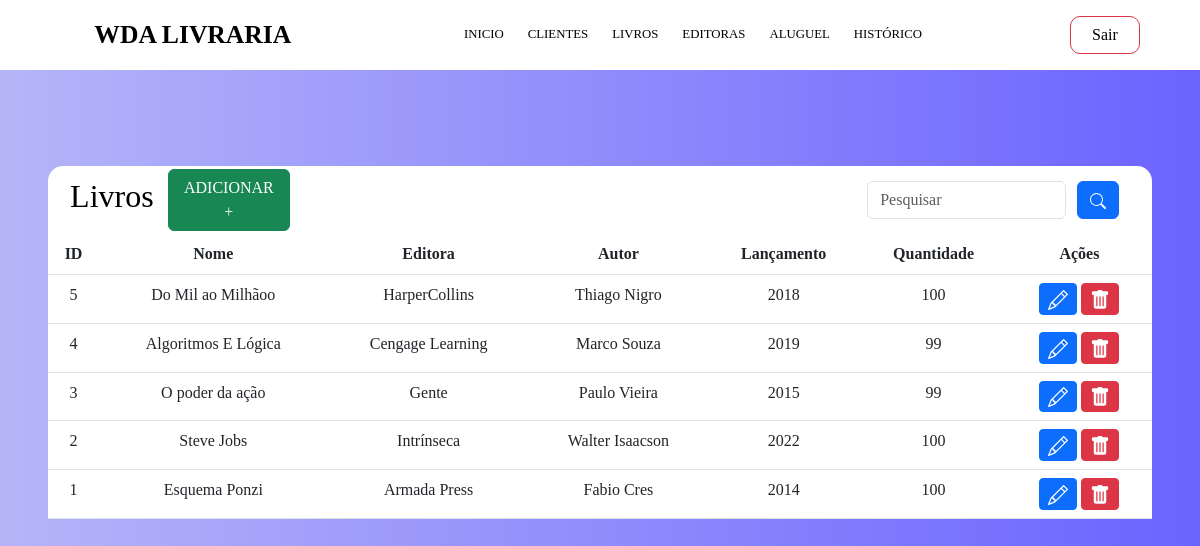
The page /SISTEMA/Livros.php on the database its author committed.
### tables this page shows
CREATE TABLE `livro` (
  `Cod_livro` int NOT NULL AUTO_INCREMENT,
  `Nome_livro` varchar(50) NOT NULL,
  `Editora` varchar(50) NOT NULL,
  `Autor` varchar(50) NOT NULL,
  `Lançamento` year NOT NULL,
  `Quantidade` int NOT NULL,
  PRIMARY KEY (`Cod_livro`)
);

CREATE TABLE `editora` (
  `Cod_editora` int NOT NULL AUTO_INCREMENT,
  `Nome_editora` varchar(50) NOT NULL,
  `Cidade` varchar(35) NOT NULL,
  `Contato` varchar(50) NOT NULL,
  PRIMARY KEY (`Cod_editora`)
);

### SISTEMA/Livros.php (the view, shortened to what this page needs)
<?php
include_once("../Config.php");
if (!empty($_GET['search'])) {
    $data = $_GET['search'];
    $sql = "SELECT Cod_livro,Nome_livro,editora.Nome_editora,Autor,Lançamento,Quantidade
    FROM livro,editora
    WHERE livro.Editora = editora.Cod_editora
    AND (Cod_livro LIKE '%$data%' OR Nome_livro LIKE '%$data%'
    OR Nome_editora LIKE '%$data%' OR Autor LIKE '%$data%' OR Lançamento LIKE '%$data%' OR quantidade LIKE '%$data%')
    ORDER BY Cod_livro DESC;";
} else {
    $sql = "SELECT Cod_livro,Nome_livro,editora.Nome_editora,Autor,Lançamento,Quantidade
    FROM livro,editora
    WHERE livro.Editora = editora.Cod_editora
    ORDER BY Cod_livro DESC;";
}
$result = $conexao->query($sql);
?>
<!DOCTYPE html>
<html lang="en">
<head>
    <link href="https://cdn.jsdelivr.net/npm/bootstrap@5.3.0-alpha2/dist/css/bootstrap.min.css" rel="stylesheet">
    <link rel="stylesheet" href="../assets/css/Tabela.css">
</head>
<body>
    <nav class="navbar navbar-expand-lg" style="background-color: rgb(255,255,255);">
        <div class="container-fluid">
            <a class="navbar-brand" href="Sistema.php">WDA LIVRARIA</a>
            <div class="collapse navbar-collapse" id="navbarText">
                <ul class="navbar-nav me-auto mb-2 mb-lg-0">
                    <li class="nav-item">
                        <a class="nav-link active" aria-current="page" href="Sistema.php">INICIO
                        </a>
                    </li>
                    <li class="nav-item">
                        <a class="nav-link" href="Usuarios.php">CLIENTES</a>
                    </li>
                    <li class="nav-item">
                        <a class="nav-link" href="Livros.php">LIVROS</a>
                    </li>
                    <li class="nav-item">
                        <a class="nav-link" href="Editoras.php">EDITORAS</a>
                    </li>
                    <li class="nav-item">
                        <a class="nav-link" href="Aluguel.php">ALUGUEL</a>
                    </li>
                    <li class="nav-item">
                        <a class="nav-link" href="Historico.php">HISTÓRICO</a>
                    </li>
                </ul>
                <span class="navbar-text">
                    <div class="d-flex">
                        <a href="Sair.php" id="out" class="btn btn-outline-danger me-5 ">Sair</a>
                    </div>
                </span>
            </div>
        </div>
    </nav>
    <br><br>
    <div class="table-responsive m-5">
        <div class="header-table d-flex justify-content-between align-items-center">
            <h2>Livros</h2>
            <a href="../CREATE/C_livro.php" class="btn btn-success" style="margin: 3px 3px 3px 3px;">ADICIONAR +</a><br>
            <input type="search" class="form-control w-25" placeholder="Pesquisar" id="pesquisar">
            <button class="btn btn-primary" onclick="searchData()">
            </button>
        </div>
        <table class="table text-white table-bg">
            <thead class="table-header">
                <tr>
                    <th scope="col">ID</th>
                    <th scope="col">Nome</th>
                    <th scope="col">Editora</th>
                    <th scope="col">Autor</th>
                    <th scope="col">Lançamento</th>
                    <th scope="col">Quantidade</th>
                    <th scope="col">Ações</th>
                </tr>
            </thead>
            <body>
                <?php
                while ($user_data = mysqli_fetch_assoc($result)) {
                    echo "<tr>";
                    echo "<td>" . $user_data['Cod_livro'] . "</td>";
                    echo "<td>" . $user_data['Nome_livro'] . "</td>";
                    echo "<td>" . $user_data['Nome_editora'] . "</td>";
                    echo "<td>" . $user_data['Autor'] . "</td>";
                    echo "<td>" . $user_data['Lançamento'] . "</td>";
                    echo "<td>" . $user_data['Quantidade'] . "</td>";
                    echo "<td>
                    <a class='btn btn-sm btn-primary' href='../UPDATE/U_livro.php?id=$user_data[Cod_livro]' title='Editar'>
                        <svg xmlns='http://www.w3.org/2000/svg' width='20' height='20' fill='currentColor' class='bi bi-pencil' viewBox='0 0 16 16'>
                            <path d='M12.146.146a.5.5 0 0 1 .708 0l3 3a.5.5 0 0 1 0 .708l-10 10a.5.5 0 0 1-.168.11l-5 2a.5.5 0 0 1-.65-.65l2-5a.5.5 0 0 1 .11-.168l10-10zM11.207 2.5 13.5 4.793 14.793 3.5 12.5 1.207 11.207 2.5zm1.586 3L10.5 3.207 4 9.707V10h.5a.5.5 0 0 1 .5.5v.5h.5a.5.5 0 0 1 .5.5v.5h.293l6.5-6.5zm-9.761 5.175-.106.106-1.528 3.821 3.821-1.528.106-.106A.5.5 0 0 1 5 12.5V12h-.5a.5.5 0 0 1-.5-.5V11h-.5a.5.5 0 0 1-.468-.325z'/>
                        </svg>
                        </a>
                        </a>
                    <a class='btn btn-sm btn-danger' href='#' title='Deletar' onclick='confirmDelete($user_data[Cod_livro])'>
                        <svg xmlns='http://www.w3.org/2000/svg' width='20' height='20' fill='currentColor' class='bi bi-trash-fill' viewBox='0 0 16 16'>
                            <path d='M2.5 1a1 1 0 0 0-1 1v1a1 1 0 0 0 1 1H3v9a2 2 0 0 0 2 2h6a2 2 0 0 0 2-2V4h.5a1 1 0 0 0 1-1V2a1 1 0 0 0-1-1H10a1 1 0 0 0-1-1H7a1 1 0 0 0-1 1H2.5zm3 4a.5.5 0 0 1 .5.5v7a.5.5 0 0 1-1 0v-7a.5.5 0 0 1 .5-.5zM8 5a.5.5 0 0 1 .5.5v7a.5.5 0 0 1-1 0v-7A.5.5 0 0 1 8 5zm3 .5v7a.5.5 0 0 1-1 0v-7a.5.5 0 0 1 1 0z'/>
                        </svg>
                        </a>
                        </td>";
                    echo "</tr>";
                }
                ?>
            </body>
        </table>
    </div>
</body>
</html>

### assets/css/Tabela.css (style rules this page uses)
body { font-family: Garamond, Baskerville, Baskerville Old Face, Hoefler Text, Times New Roman, serif; background-image: linear-gradient(to right, rgb(181, 181, 248), rgb(108, 99, 255)); color: white; text-align: center; color: black; }
.navbar-brand { margin-left: 5%; margin-right: 20%; font-size: 2rem; font-weight: bold; text-transform: uppercase; display: flex; justify-content: space-between; }
.navbar-nav>li { margin-right: 15px; }
.nav-link { display: flex; justify-content: space-between; color: black; transition: transform 0.5s; }
#out { width: 70px; border-radius: 10px; }
.table-bg { background: rgba(0, 0, 0, 0.3); }
.header-table { background-color: white; color: black; border-radius: 15px 15px 0 0; display: flex; justify-content: center; gap: 1%; }
.header-table h2 { display: inline block; margin-left: 2%; }
.header-table button { margin-right: 5%; }
.header-table input { margin-left: 50%; }
.header-table a { width: 15%; height: 100%; }
.table-header { background-color: rgba(0, 0, 0, 0.65); }
@media screen and (max-width: 1680px) { .header-table button { margin-right: 3%; } }
@media screen and (max-width: 1680px) { .header-table input { margin-left: 50%; } }
@media screen and (max-width: 1680px) { .header-table a { width: 15%; height: 100%; } }
@media screen and (max-width: 1680px) { .navbar-brand { margin-left: 7%; margin-right: 14%; font-size: 1.8rem; } }
@media screen and (max-width: 1680px) { .navbar-nav>li { margin-right: 8px; } }
@media screen and (max-width: 1440px) { .header-table button { margin-right: 3%; } }
@media screen and (max-width: 1440px) { .header-table input { margin-left: 50%; } }
@media screen and (max-width: 1440px) { .header-table a { width: 15%; height: 100%; } }
@media screen and (max-width: 1440px) { .navbar-brand { margin-left: 7%; margin-right: 14%; font-size: 1.6rem; } }
@media screen and (max-width: 1440px) { .navbar-nav>li a { font-size: 0.8rem; margin-right: 2%; } }
@media screen and (max-width: 1440px) { .navbar-nav>li { margin-right: 8px; } }

### rows shown on the page
livro: Cod_livro "5", Nome_livro "Do Mil ao Milhãoo", editora.Nome_editora "HarperCollins", Autor "Thiago Nigro", Lançamento "2018", Quantidade "100"
livro: Cod_livro "4", Nome_livro "Algoritmos E Lógica", editora.Nome_editora "Cengage Learning", Autor "Marco Souza", Lançamento "2019", Quantidade "99"
livro: Cod_livro "3", Nome_livro "O poder da ação", editora.Nome_editora "Gente", Autor "Paulo Vieira", Lançamento "2015", Quantidade "99"
livro: Cod_livro "2", Nome_livro "Steve Jobs", editora.Nome_editora "Intrínseca", Autor "Walter Isaacson", Lançamento "2022", Quantidade "100"
livro: Cod_livro "1", Nome_livro "Esquema Ponzi", editora.Nome_editora "Armada Press", Autor "Fabio Cres", Lançamento "2014", Quantidade "100"
